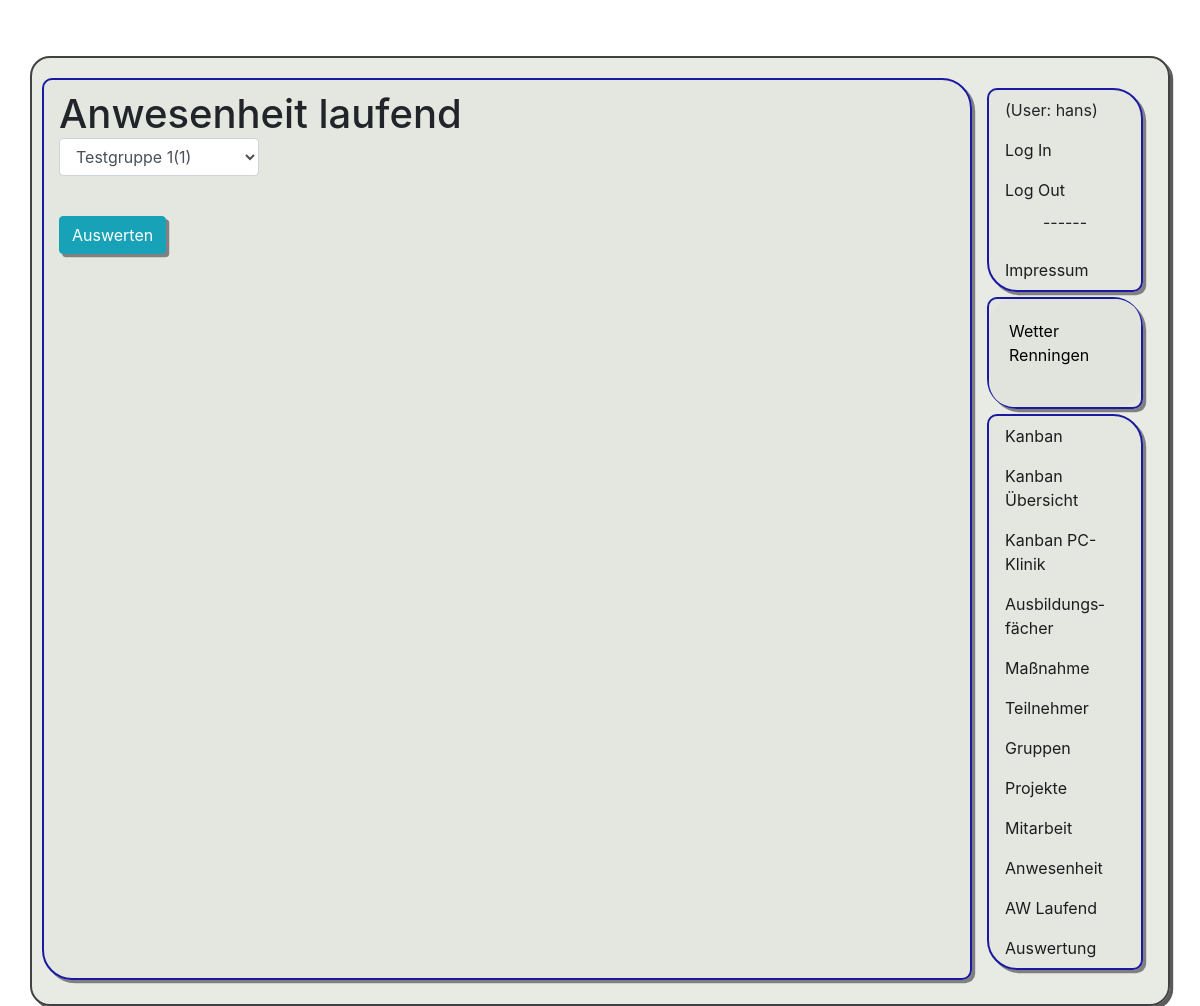
The app's page /pr1/anwesenheit/1 (signed in), older data.
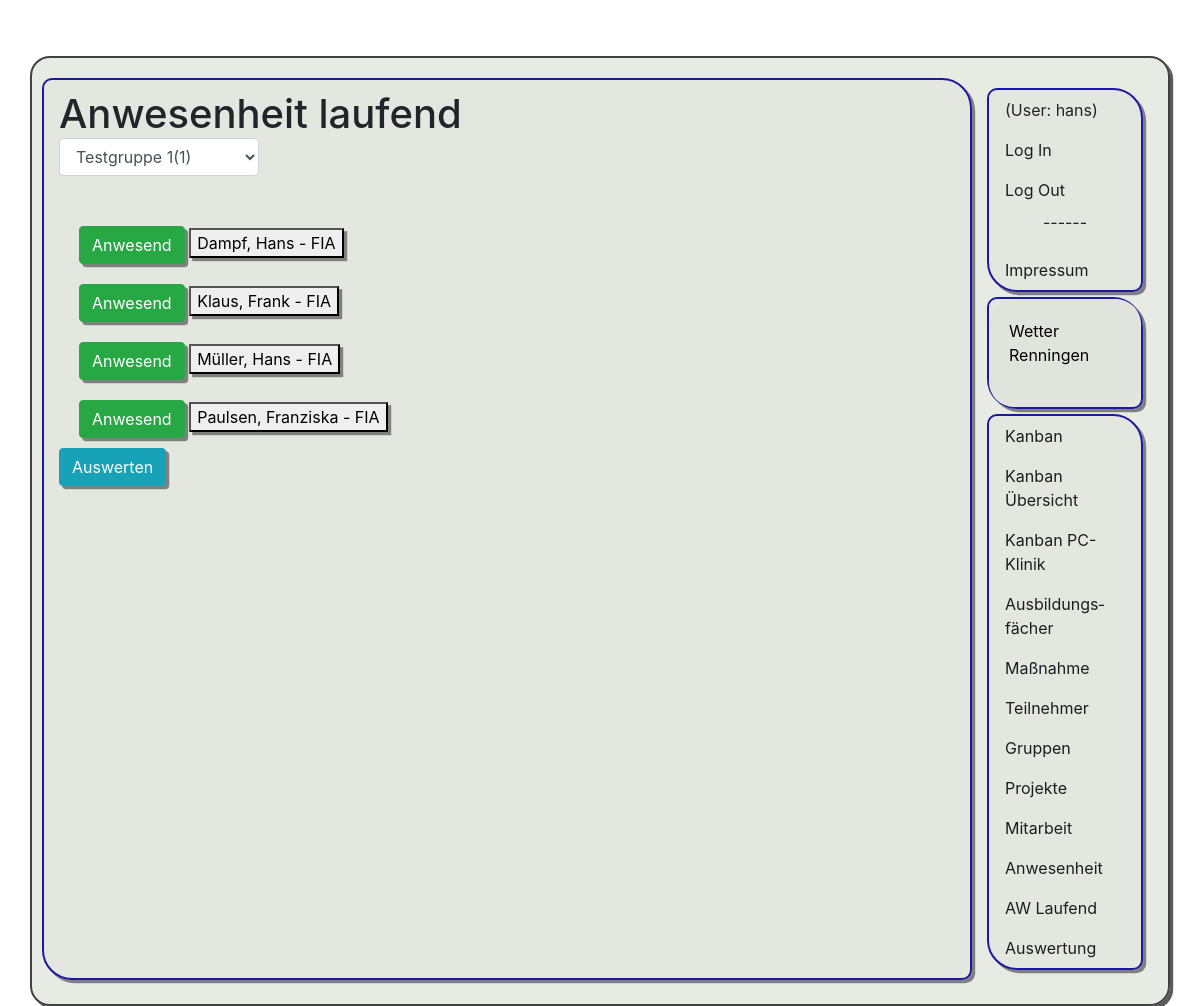
The same page, newer data.
### app1/models.py (models this page shows, shortened)
class Teilnehmer(models.Model):
    name = models.CharField(max_length=50)
    vorname = models.CharField(max_length=50)
    ausbildung = models.ForeignKey(Ausbildung, on_delete=models.CASCADE)
    gruppe = models.ForeignKey(Gruppe, on_delete=models.CASCADE, null=True)
    aktiv = models.BooleanField(default=True)
    email = models.CharField(max_length=255, blank=True)
    mobil = models.CharField(max_length=255, blank=True)
    class Meta:
        ordering = ['name']
        verbose_name_plural = "Teilnehmer"

class Ausbildung(models.Model):
    name = models.CharField(max_length=50)
    slug = models.CharField(max_length=10, unique=True)
    aktiv = models.BooleanField(default=True)
    class Meta:
        ordering = ['slug']
        verbose_name_plural = "Ausbildungen"

### app1/views.py (the view)
# urls.py: path('anwesenheit/<int:gruppe>', views.anwesenheit_laufend, name = 'anwesenheit_laufend'),
@permission_required('app1.view_teilnehmer')
def anwesenheit_laufend(request, gruppe):
    gruppe_ds = Gruppe.objects.get(id=gruppe)
    if request.method == "POST":
        if "button" not in request.POST:
            gruppe = request.POST["Gruppe"]
            return redirect("/pr1/anwesenheit/"+str(gruppe))
        if request.POST["button"] == "weiter":
            return redirect("/pr1/anwesenheit/auswertung/"+str(gruppe))
        else:
            tn = request.POST["button"]
            tn = Teilnehmer.objects.get(id=tn)
            satz = Anwesenheit.objects.filter(teilnehmer=tn).last()
            anwesend = not satz.anwesend
            anwesenheit = Anwesenheit(
                teilnehmer=tn, user=request.user, anwesend=anwesend)
            anwesenheit.save()
            return redirect("/pr1/anwesenheit/"+str(gruppe))
    else:
        liste = []
        teilnehmer = Teilnehmer.objects.filter(aktiv=True, gruppe=gruppe)
        gruppe_fm = FormAuswahl("Gruppe", Gruppe, gruppe,
                                submit=True, label=False)
        form = (gruppe_fm)
        time_old = False
        for tn in teilnehmer:
            satz = Anwesenheit.objects.filter(teilnehmer=tn).last()
            if satz:
                anwesend = satz.anwesend
                liste.append((tn, anwesend))
        return render(request, 'app1/anwesenheit.html', {"gruppe": gruppe, "teilnehmer": liste, "form": form})

### app1/classForm.py (called while the page is built)
    def __str__(self):
        if self.aktiv:
            daten = self.liste.objects.filter(aktiv=True)
        else:
            daten = self.liste.objects.filter()
        antwort=""
        if self.label:
            antwort = '\n<label for="'+self.name+'">'+self.name+': </label>\n'
        antwort += '<select '
        if self.submit:
            antwort+= ' onchange="this.form.submit()" '
        antwort += 'name="'+self.name+'" class="form-control">\n'
        for zeile in daten:
            antwort += '<option value="'+str(zeile.id)+'"'
            if zeile.id == self.value:
                antwort += "selected "
            antwort +='>'+str(zeile)+'</option>\n'
        antwort += '</select>\n'
        return antwort

### app1/models.py (called while the page is built)
    def __str__(self):
        return self.name+ "("+str(self.id)+")"

### app1/templates/app1/anwesenheit.html (shortened to what this page needs)
﻿{% extends 'app1/base.html' %}
{% block h1 %} Anwesenheit laufend
<form method="POST" style = "width: 5em">
      {{ form | safe }}
  </form>{% endblock h1 %}
{% block content %}
  <form method="POST">
    {% for zeile in teilnehmer %}
        <div class="form-check form-switch">
          {% if zeile.1 %}
            <button type="submit" class="btn btn-success" name="button" value="{{zeile.0.id}}">Anwesend</button>
          {% else %}
            <button type="submit" class="btn btn-danger" name="button" value="{{zeile.0.id}}">Abwesend</button>
          {% endif %}
            <button type="button" class"btn btn-outline-primary">{{zeile.0.name}}, {{zeile.0.vorname}} - {{zeile.0.ausbildung.slug}}</button>
        </div>
    {% endfor %}
    <button type="submit" class="btn btn-info" name="button" value="weiter">Auswerten</button>
  </form>
{% endblock content %}

### app1/templates/app1/base.html (shortened to what this page needs)
{% load static tz %}
<!doctype html>
<html lang="de">
    <head>
        <link rel="stylesheet" href="https://cdn.jsdelivr.net/npm/bootstrap@4.5.3/dist/css/bootstrap.min.css">
        <link rel="stylesheet" href="{% static 'css/styles.css' %}" />
    </head>
    <body>
        <div class="container">
            <div class="row">
                <div class="col-md-10 inhalt">
                    <h1>{% block h1 %}Überschrift{% endblock h1 %}</h1>
                    {% block content %}
                    {% endblock content %}
                </div>
                <div class="col-md-2 navi">
                    <nav class="nav flex-column">
                        <div class="nav-link"> (User: {{user}})</div>
                        <a class="nav-link gruen" href="/pr1/auth?next=/pr1/">Log In</a>
                        <a class="nav-link rot" href="/pr1/logout">Log Out</a>
                        <p class="center">------</p>
                        <a class="nav-link" href="/pr1/impress">Impres&shy;sum</a>
                    </nav>
                    <nav class="nav flex-column">
                       <div id="wcom-e00a8ce320c777a03bbe2f2a113101a4" style="border: 0px; background-color: rgb(224, 228, 220); border-radius: 25px; color: rgb(0, 0, 0);" class="wcom-default w150x150"><link rel="stylesheet" href="//cs3.wettercomassets.com/woys/5/css/w.css" media="all"><div class="wcom-city"><a style="color: #000" href="https://www.wetter.comdeutschland/renningen/DE0008793.html" target="_blank" rel="nofollow" aria-label="Wetter Berlin" title="Wetter Renningen">Wetter Renningen</a></div><div id="wcom-e00a8ce320c777a03bbe2f2a113101a4-weather"></div></div>
                    </nav>
                   <nav class="nav flex-column ">
                        <a class="nav-link active" href="/pr1/kanban/">Kanban</a>
                        <a class="nav-link" href="/pr1/kanban/all/">Kan&shy;ban Übersicht</a>
                        <a class="nav-link" href="/pr1/kanban/pck/">Kan&shy;ban PC-Klinik</a>
                        <a class="nav-link" href="/pr1/fach/">Aus&shy;bildungs&shy;fächer</a>
                        <a class="nav-link" href="/pr1/ausb/">Maß&shy;nahme</a>
                        <a class="nav-link" href="/pr1/tn/">Teil&shy;nehmer</a>
                        <a class="nav-link" href="/pr1/grp/">Grup&shy;pen</a>
                        <a class="nav-link" href="/pr1/projekte/">Pro&shy;jekte</a>
                        <a class="nav-link" href="/pr1/mitarbeit">Mit&shy;arbeit</a>
                        <a class="nav-link" href="/pr1/anwesenheit">An&shy;wesenheit</a>
                        <a class="nav-link" href="/pr1/anwesenheit/1">AW Laufend</a>
                        <a class="nav-link" href="/pr1/anwesenheit/auswertung/1">Aus&shy;wertung</a>
                    </nav>
                </div>
            </div>
        </div>
    </body>
</html>

### app1/static/css/styles.css (style rules this page uses)
.center { text-align: center; }
body { background-image: url(../pics/hintergrund1.png); height: 95vh; background-position: center; background-repeat: no-repeat; background-size: cover; }
div { padding: 10px 10px; }
.container { background-color: rgb(225, 230, 222, 0.80); border-radius: 20px 20px 20px 20px; margin-top: 2em; box-shadow: 0.2em 0.2em rgb(92, 91, 91); border: 2px solid #414144; }
.nav, .inhalt { background-color: rgba(225, 230, 222, 0.637); border: 2px solid #1b19a0; border-radius: 10px 30px 10px 30px; box-shadow: 0.2em 0.2em gray; margin-bottom: 0.3em; }
button { box-shadow: 0.2em 0.2em gray; }
a:link, a:visited { color: rgb(29, 29, 31); }
.rot { color: red; }
.gruen { color: green; }

Row changes from the older to the newer data that the page shows:
now on this page (row unchanged): Teilnehmer: {{ zeile.0.id }} 2 (drawn), name "Dampf", vorname "Hans", ausbildung.slug "FIA"
added Teilnehmer: {{ zeile.0.id }} 4 (drawn), name "Klaus", vorname "Frank", ausbildung.slug "FIA"
added Teilnehmer: {{ zeile.0.id }} 5 (drawn), name "Müller", vorname "Hans", ausbildung.slug "FIA"
added Teilnehmer: {{ zeile.0.id }} 6 (drawn), name "Paulsen", vorname "Franziska", ausbildung.slug "FIA"
